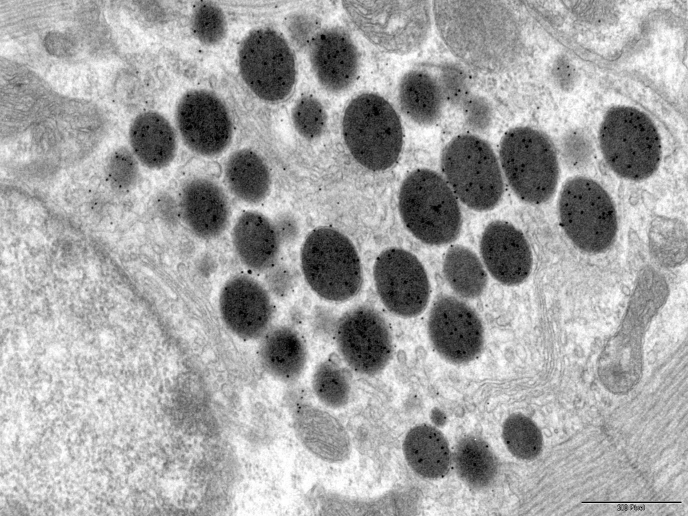
#> input picture images/ANP5.jpg, 1376 x 1032 px (shown at 1/2 size); its folder holds only this picture in this run
$ python granulas_detector.py
#> lines starting #> are read from the running program, lines starting #| are printed output that depends on the picture; after the words box and inside, x2 and y2 are one past the last pixel; in counts of white or black regions, pixels touching at a corner belong together; long printed decimals are rounded
import cv2
import imutils
import pandas

import numpy as np
import pandas as pd

from matplotlib import pyplot as plt


def detect_granulas(path, show=False):
#> called with path = 'images/ANP5.jpg', show = True
    granulas_data = {}
    img = cv2.imread(path)
#> img is the input picture: shape (1032, 1376, 3); min 0, max 255, mean 164.1
    gray = cv2.cvtColor(img, cv2.COLOR_BGR2GRAY)
    img_source = gray.copy()

    ret, thresh = cv2.threshold(gray, 0, 255, cv2.THRESH_BINARY_INV + cv2.THRESH_OTSU)
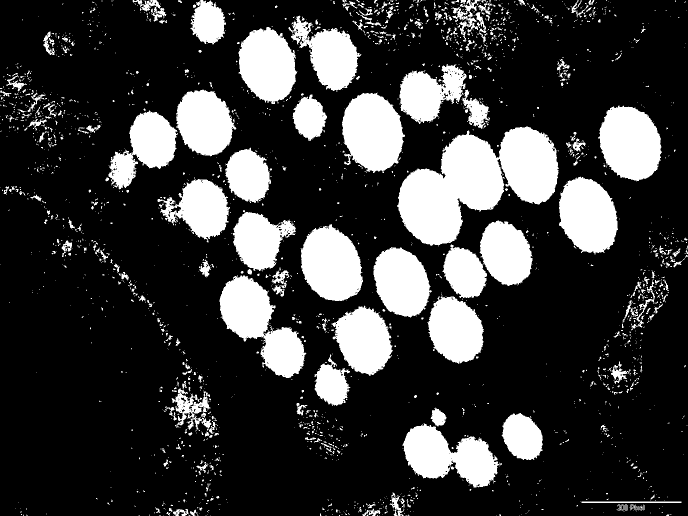
#> thresh: shape (1032, 1376) (shown at 1/2 size); 22.4% white; 2413 white regions (2092 under 20 px), largest, box (x1, y1, x2, y2) and area: (794, 253, 1118, 492) 42873, (439, 551, 613, 756) 16627, (684, 185, 810, 346) 14938
#> ret = 132

    # noise removal
    kernel = np.ones((3, 3), np.uint8)
    opening = cv2.morphologyEx(thresh, cv2.MORPH_OPEN, kernel, iterations=10)
#> opening: shape (1032, 1376); 18.5% white; 29 white regions, largest, box (x1, y1, x2, y2) and area: (798, 270, 1006, 488) 28385, (686, 188, 805, 341) 14553, (1200, 214, 1321, 359) 14123

    # sure background area
    sure_bg = cv2.dilate(opening, kernel, iterations=3)
#> sure_bg: shape (1032, 1376); 21.1% white; 25 white regions, largest, box (x1, y1, x2, y2) and area: (795, 252, 1118, 491) 46388, (886, 444, 1065, 596) 18285, (438, 552, 609, 754) 17961
    # Finding sure foreground area
    dist_transform = cv2.distanceTransform(opening, cv2.DIST_L2, 5)
    ret, sure_fg = cv2.threshold(dist_transform, 0.5 * dist_transform.max(), 255, 0)
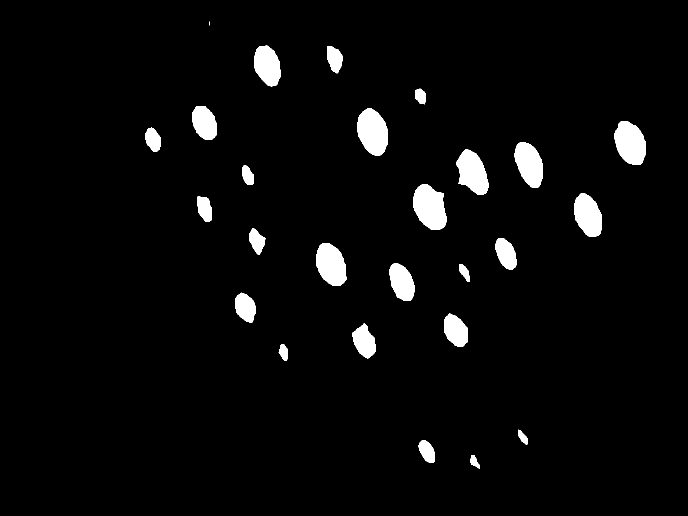
#> sure_fg: shape (1032, 1376) float32 (shown at 1/2 size); 3.7% white; 26 white regions (1 under 20 px), largest, box (x1, y1, x2, y2) and area: (827, 369, 893, 459) 4496, (715, 217, 776, 312) 4344, (1229, 243, 1292, 330) 4116
#> ret = 29.66
    # Finding unknown region
    sure_fg = np.uint8(sure_fg)
    unknown = cv2.subtract(sure_bg, sure_fg)
#> unknown: shape (1032, 1376); 17.4% white; 25 white regions, largest, box (x1, y1, x2, y2) and area: (795, 252, 1118, 491) 34284, (886, 444, 1065, 596) 15971, (438, 552, 609, 754) 15718

    # Marker labelling
    ret, markers = cv2.connectedComponents(sure_fg)
#> markers: shape (1032, 1376) int32; 27 distinct labels, from 0 to 26
#> ret = 27
    # Add one to all labels so that sure background is not 0, but 1
    markers = markers + 1
#> markers: shape (1032, 1376) int32; 27 distinct labels, from 1 to 27
    # Now, mark the region of unknown with zero
    markers[unknown == 255] = 0
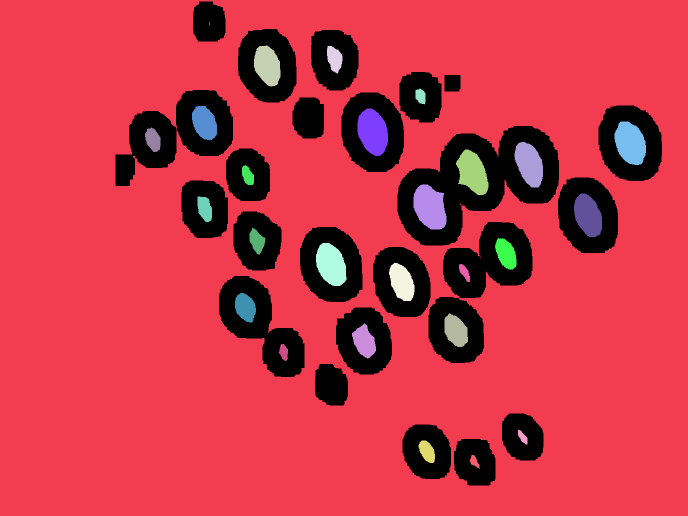
#> markers: shape (1032, 1376) int32 (shown at 1/2 size); 28 distinct labels, from 0 to 27; one colour per label, 0 black
    markers = cv2.watershed(img, markers)
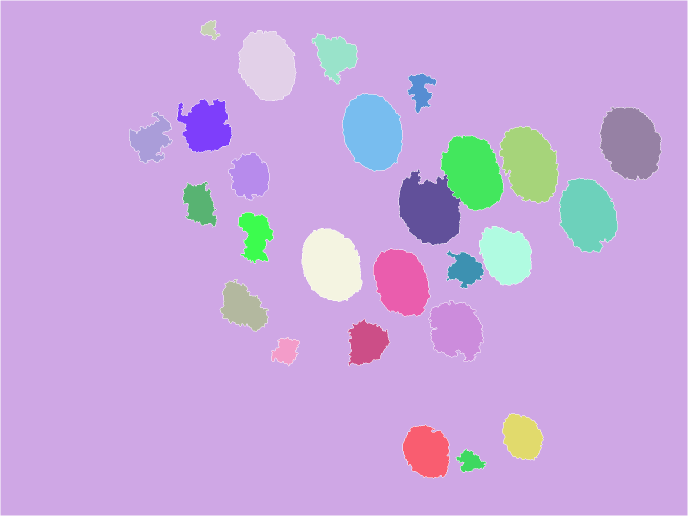
#> markers: shape (1032, 1376) int32 (shown at 1/2 size); 28 distinct labels, from -1 to 27; one colour per label, 0 black, -1 white
    img[markers == -1] = [255, 0, 0]
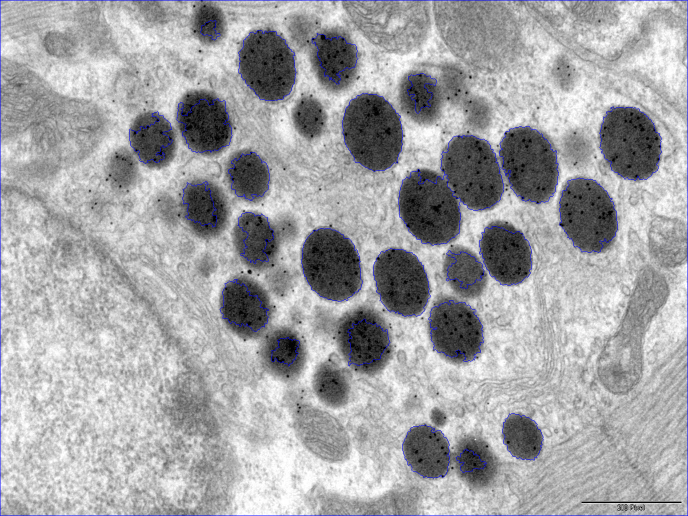
#> img: shape (1032, 1376, 3) (shown at 1/2 size); 1.01% of pixels changed, all inside (x1, y1, x2, y2) = (0, 0, 1376, 1032)

    def init_default_region_property(n):
#> called with n = 27
        prop = list()
        for _ in range(0, n + 1):
            prop.append(0)
        return prop

    squares_regions = init_default_region_property(ret)
#> squares_regions = 28 values from 0 to 0
    contrasts_regions = init_default_region_property(ret)
#> contrasts_regions = 28 values from 0 to 0

    min_x = []
    max_x = []
    min_y = []
    max_y = []
    min_x.append(-1)
    max_x.append(-1)
    min_y.append(-1)
    max_y.append(-1)

    for i_label in range(1, ret + 1):
        region_matrix = markers == i_label
        min_x.append(-1)
        max_x.append(-1)
        min_y.append(-1)
        max_y.append(-1)

        for i in range(0, len(region_matrix)):
            x = region_matrix[i]
            for point_index in range(0, len(x)):
                if x[point_index]:
                    squares_regions[i_label] += 1
                    contrasts_regions[i_label] += img_source[i, point_index]
                    if min_x[i_label] < 0 or min_x[i_label] > point_index:
                        min_x[i_label] = point_index
                    if max_x[i_label] < 0 or max_x[i_label] < point_index:
                        max_x[i_label] = point_index
                    if min_y[i_label] < 0 or min_y[i_label] > point_index:
                        min_y[i_label] = point_index
                    if max_y[i_label] < 0 or max_y[i_label] < point_index:
                        max_y[i_label] = point_index
#> this loop made 27 passes
#> pass 1, in detect_granulas, `region_matrix = markers == i_label`:
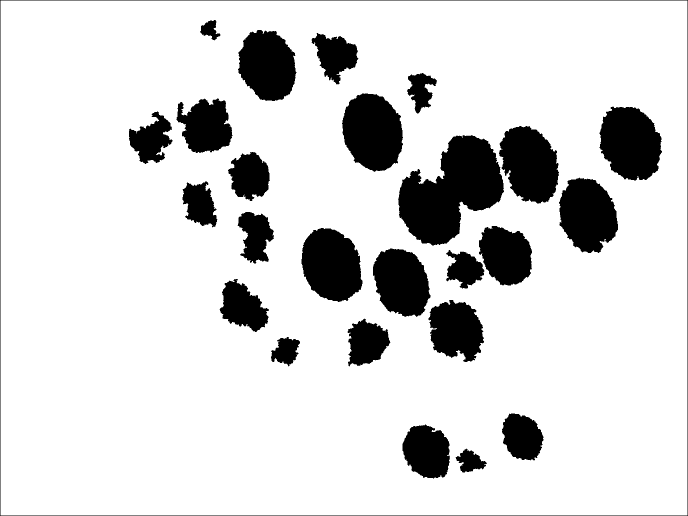
#> region_matrix: shape (1032, 1376) bool (shown at 1/2 size); 84.8% white; 26 black regions, largest, box (x1, y1, x2, y2) and area: (796, 270, 1008, 491) 27662, (684, 187, 806, 344) 14607, (1199, 213, 1324, 361) 14164
#> after the loop, contrasts_regions = 28 values, max 218895776 at index 1, min 0 at index 0, mean 8258057.1; max_x = 28 values, max 1374 at index 1, min -1 at index 0, mean 791.5; max_y has the same summary as max_x; min_x = 28 values, max 1200 at index 8, min -1 at index 0, mean 656.2; min_y has the same summary as min_x; squares_regions = 28 values, max 1203982 at index 1, min 0 at index 0, mean 50202.8

    for i in range(1, len(contrasts_regions)):
        if squares_regions[i] == 0:
            contrasts_regions[i] = 0
        else:
            contrasts_regions[i] = contrasts_regions[i] / squares_regions[i]
#> after the loop, contrasts_regions = 28 values, max 181.8 at index 1, min 0 at index 0, mean 61.93

    for i in range(2, len(contrasts_regions)):
        if contrasts_regions[i] == 0:
            contrasts_regions[i] = 0
        else:
            contrasts_regions[i] = contrasts_regions[i] / contrasts_regions[1]
#> this loop made 26 passes
#> after the loop, contrasts_regions = 28 values, max 181.8 at index 1, min 0 at index 0, mean 6.8

    granulas_data['contrast'] = contrasts_regions
    granulas_data['square'] = squares_regions
    granulas_data['min_x'] = min_x
    granulas_data['max_x'] = max_x
    granulas_data['min_y'] = min_y
    granulas_data['max_y'] = max_y

    granulas_table = pd.DataFrame(granulas_data)
#> granulas_table = table of 28 rows and 6 columns

    if show:
        print(granulas_table)
#|       contrast   square  min_x  max_x  min_y  max_y
#| 0     0        0     -1     -1     -1     -1
#| 1   181.810  1203982      1   1374      1   1374
#| 2     0.3283      761    401    439    401    439
#| 3     0.3312    12114    477    591    477    591
#| 4     0.2887     5055    624    715    624    715
#> (further printed lines are left out)

        if img.shape[1] > 1000:
            img = imutils.resize(img, width=1000)
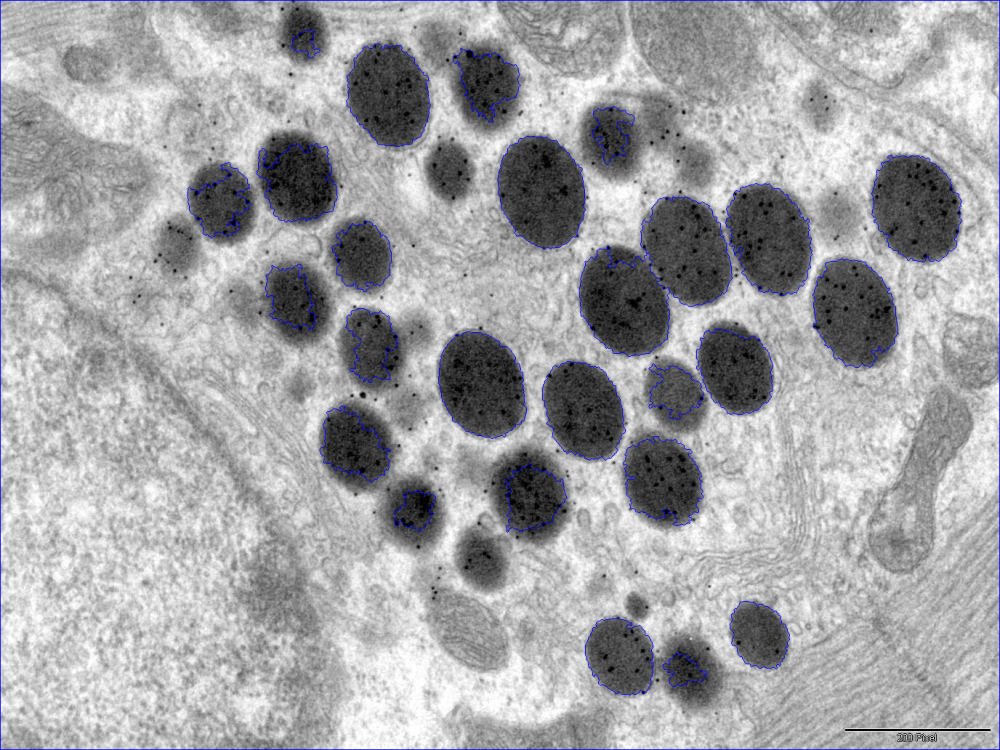
#> img: shape (750, 1000, 3); mean B, G, R 165.4, 162.8, 162.8
        cv2.imshow('Granules', img)

        cv2.waitKey(0)

    return img, granulas_table, markers


def granules_filtration(table, contrast_limit=0):
#> called with contrast_limit = 0
    remove_id_rows = []
    for i in range(len(table)):
        if table.at[i, 'contrast'] < contrast_limit:
            remove_id_rows.append(i)
    filt_table = table.copy()
    filt_table = filt_table.drop(remove_id_rows)

    return filt_table


if __name__ == '__main__':
    import os

    tables = []

    i = 0
    for file in os.listdir("images/"):
        if file.endswith(".jpg"):
            gran_image, table, markers = detect_granulas(os.path.join('images', file), True)
            cv2.imwrite(os.path.join(os.path.join('detected', file)), gran_image)
            tables.append(granules_filtration(table))
            i += 1

$ run again, on images/BNP14.jpg
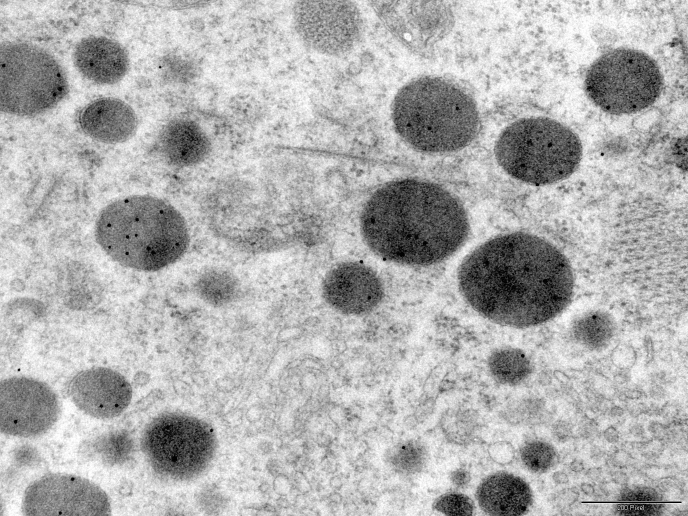
#> input picture images/BNP14.jpg, 1376 x 1032 px (shown at 1/2 size)
#> in detect_granulas, img is the input picture: shape (1032, 1376, 3); min 0, max 255, mean 175.9
#> in detect_granulas, `ret, thresh = cv2.threshold(gray, 0, 255, cv2.THRESH_BINARY_INV + cv2...`:
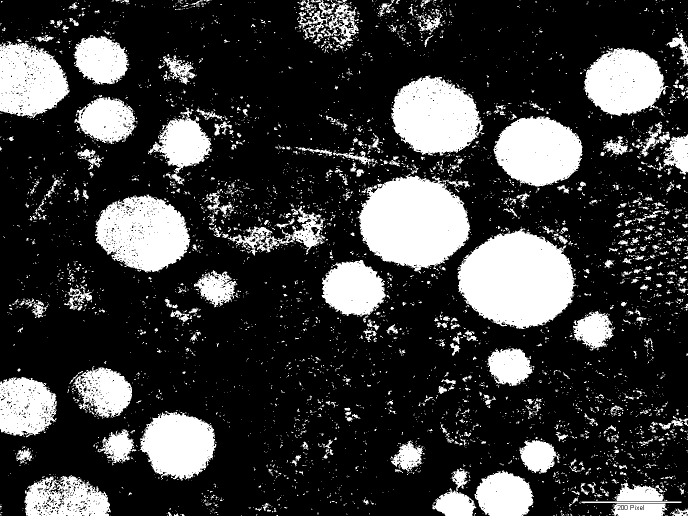
#> thresh: shape (1032, 1376) (shown at 1/2 size); 23.7% white; 5090 white regions (4568 under 20 px), largest, box (x1, y1, x2, y2) and area: (915, 457, 1157, 658) 34131, (716, 348, 941, 543) 31115, (782, 151, 969, 311) 20728
#> in detect_granulas, `ret, thresh = cv2.threshold(gray, 0, 255, cv2.THRESH_BINARY_INV + cv2...`: ret = 149
#> opening: shape (1032, 1376); 12.9% white; 31 white regions, largest, box (x1, y1, x2, y2) and area: (921, 465, 1145, 651) 31996, (722, 358, 936, 530) 29272, (998, 238, 1163, 368) 16657
#> sure_bg: shape (1032, 1376); 14.8% white; 27 white regions, largest, box (x1, y1, x2, y2) and area: (918, 462, 1148, 654) 34516, (719, 355, 939, 533) 31625, (995, 235, 1166, 371) 18501
#> in detect_granulas, `ret, sure_fg = cv2.threshold(dist_transform, 0.5 * dist_transform.max(..`: ret = 42.26
#> unknown: shape (1032, 1376); 13.7% white; 27 white regions, largest, box (x1, y1, x2, y2) and area: (918, 462, 1148, 654) 25702, (719, 355, 939, 533) 24597, (995, 235, 1166, 371) 18501
#> in detect_granulas, `ret, markers = cv2.connectedComponents(sure_fg)`: ret = 4
#> in detect_granulas, `squares_regions = init_default_region_property(ret)`: squares_regions = [0, 0, 0, 0, 0]
#> after the loop in detect_granulas, `for i_label in range(1, ret + 1):`: contrasts_regions = [0, 246864865, 971872, 750282, 199403]; max_x = [-1, 1374, 902, 1123, 398]; min_x = [-1, 1, 732, 949, 320]; squares_regions = [0, 1380062, 14821, 14908, 3686]
#> the loop in detect_granulas, `for i in range(1, len(contrasts_regions)):` made 4 passes
#> after the loop in detect_granulas, `for i in range(1, len(contrasts_regions)):`: contrasts_regions = [0, 178.9, 65.57, 50.33, 54.1]
#> the loop in detect_granulas, `for i in range(2, len(contrasts_regions)):` made 3 passes
#> after the loop in detect_granulas, `for i in range(2, len(contrasts_regions)):`: contrasts_regions = [0, 178.9, 0.367, 0.281, 0.302]
#> granulas_table = table of 5 rows and 6 columns
#|      contrast   square  min_x  max_x  min_y  max_y
#| 0    0        0     -1     -1     -1     -1
#| 1  178.880  1380062      1   1374      1   1374
#| 2    0.3666    14821    732    902    732    902
#| 3    0.2813    14908    949   1123    949   1123
#| 4    0.3024     3686    320    398    320    398
#> in detect_granulas, `img = imutils.resize(img, width=1000)`:
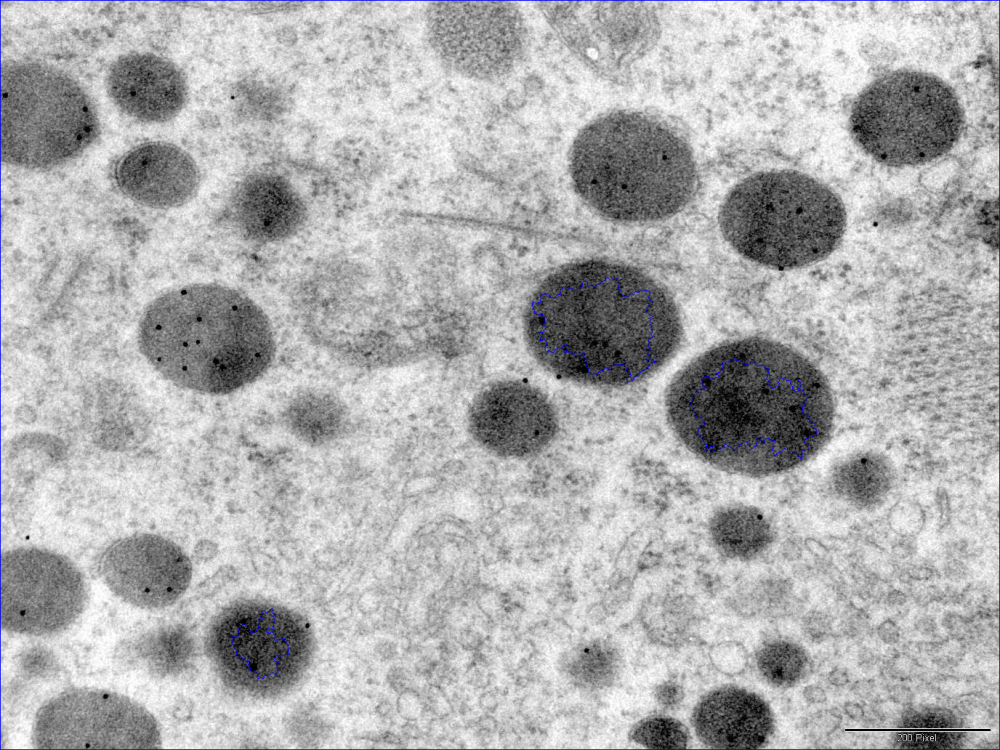
#> img: shape (750, 1000, 3); mean B, G, R 176.4, 175.2, 175.2
